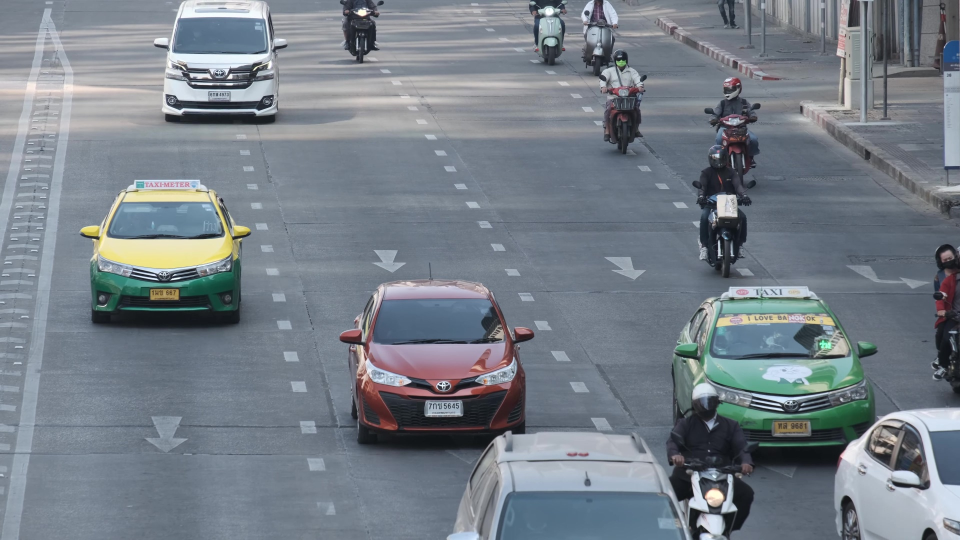
#> input picture spatial_information/input.jpg, 1920 x 1080 px (shown at 1/2 size)
$ python sobel_operator_square.py
#> lines starting #> are read from the running program, lines starting #| are printed output that depends on the picture
import argparse
import time

import cv2
import math
import os
import csv
import numpy as np
import matplotlib.pyplot as plt
from skimage.color import rgb2gray
from scipy import ndimage
from PIL import Image
from statistics import mean


def edges_detection(img_path, square_x, square_y):
#> called with img_path = './input.jpg', square_x = 80, square_y = 40
    max_sum = 0
    mean_sum = 0
    root_mean_square_sum = 0
    standard_deviation_sum = 0

    inImg = Image.open(img_path)
#> inImg is the input picture: PIL image 1920x1080 RGB; mean R, G, B 117.9, 126.4, 135.4
    #img must be grayscaled
    img_gray = rgb2gray(inImg)
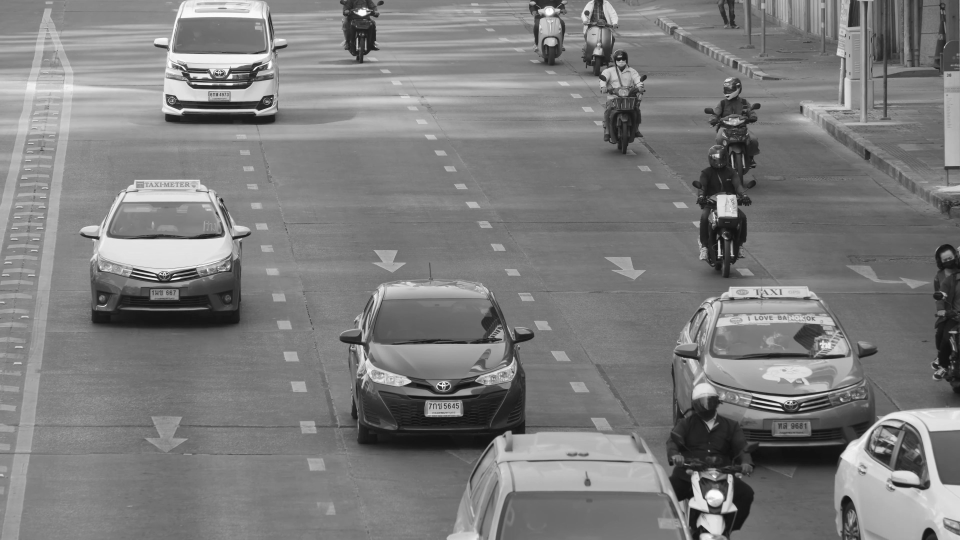
#> img_gray: shape (1080, 1920) float64 (shown at 1/2 size); min 0.0572, max 1, mean 0.491

    csvfile = open('SI_square.csv',mode='w',newline='')
    fieldnames = ['x', 'y', 'max', 'mean', 'root_mean_square', 'standard_deviation']
    write = csv.DictWriter(csvfile, fieldnames=fieldnames)

    for x in range(0, img_gray.shape[1]+1-square_x, 10):
        for y in range(0, img_gray.shape[0]+1-square_y, 10):
            img_square=img_gray[y:y+square_y, x:x+square_x]

            #partial derivative of x_axis
            dx = ndimage.sobel(img_square,1)
            dy = ndimage.sobel(img_square,0)
            #magnitude
            mag = np.hypot(dx,dy)
            max = np.max(mag)
            mean = np.mean(mag)
            root_mean_square = math.sqrt(np.mean(np.power(mag, 2)))
            standard_deviation = math.sqrt(np.mean(np.power(mag, 2))-np.power(mean, 2))

            max_sum+=max
            mean_sum+=mean
            root_mean_square_sum+=root_mean_square
            standard_deviation_sum+=standard_deviation

            write.writerow({'x':x, 'y':y, 'max':max, 'mean':mean, 'root_mean_square':root_mean_square, 'standard_deviation':standard_deviation})
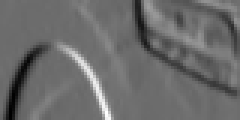
#> dx: shape (40, 80) float64 (shown 3 times larger); min -1.33, max 1.8, mean -0.0124; drawn with min black and max white
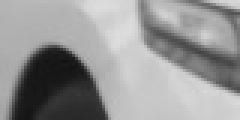
#> img_square: shape (40, 80) float64 (shown 3 times larger); min 0.0782, max 0.871, mean 0.587
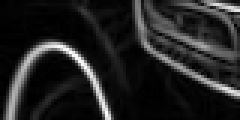
#> mag: shape (40, 80) float64 (shown 3 times larger); min 0, max 1.91, mean 0.264; drawn with min black and max white
#> after the loop, max_sum = 22134.5; mean_sum = 2732; root_mean_square_sum = 4374.5; standard_deviation_sum = 3361.9

# main函数内使用
def edges_detection_square(img_path, square_x, square_y, step):
    inImg = Image.open(img_path)
    # img must be grayscaled
    img_gray = rgb2gray(inImg)

    list = []
    start_time = time.time()

    for x in range(0, img_gray.shape[1]+1-square_x, step):
        for y in range(0, img_gray.shape[0]+1-square_y, step):
            img_square=img_gray[y:y+square_y, x:x+square_x]

            # partial derivative of x_axis
            dx = ndimage.sobel(img_square, 1)
            dy = ndimage.sobel(img_square, 0)
            # magnitude
            mag = np.hypot(dx, dy)
            max = np.max(mag)
            mean = np.mean(mag)
            root_mean_square = math.sqrt(np.mean(np.power(mag, 2)))
            standard_deviation = math.sqrt(np.mean(np.power(mag, 2)) - np.power(mean, 2))

            list.append([x, y, max, mean, root_mean_square, standard_deviation])

    end_time = time.time()

    return list, end_time - start_time

def plot_res(img,mag):
    figure = plt.figure()
    figure.add_subplot(211)
    plt.xticks([]), plt.yticks([])
    plt.imshow(img)
        # plt.show()
    figure.add_subplot(212)
    plt.xticks([]), plt.yticks([])
    plt.imshow(mag)
    plt.show()

if __name__ == "__main__":
    parser = argparse.ArgumentParser()
    parser.add_argument('-input', type=str, default = './input.jpg')
    parser.add_argument('-x', type=int, default = 80)
    parser.add_argument('-y', type=int, default = 40)
    args = parser.parse_args()
    edges_detection(args.input, args.x, args.y)
    # input_img = cv2.imread(args.input)
    # output_img = edges_detection(input_img)
    # plot_res(input_img, output_img)

$ run again, with spatial_information/418.jpg copied over spatial_information/input.jpg
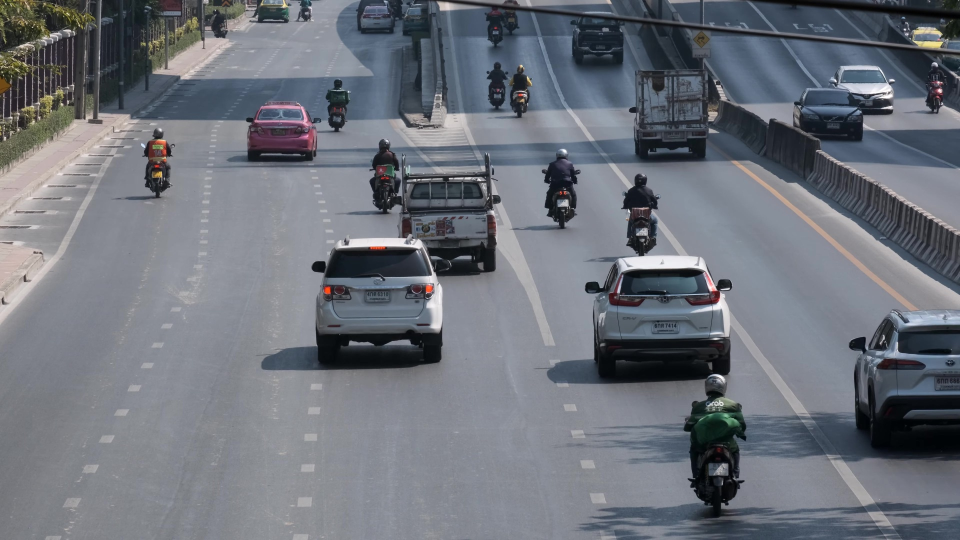
#> input picture spatial_information/418.jpg, 1920 x 1080 px (shown at 1/2 size)
#> in edges_detection, inImg is the input picture: PIL image 1920x1080 RGB; mean R, G, B 109.4, 113.8, 122.3
#> after the loop in edges_detection, `for x in range(0, img_gray.shape[1]+1-square_x, 10):`:
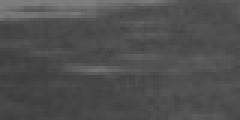
#> img_square: shape (40, 80) float64 (shown 3 times larger); min 0.225, max 0.498, mean 0.313
#> after the loop in edges_detection, `for x in range(0, img_gray.shape[1]+1-square_x, 10):`:
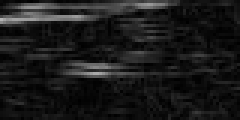
#> mag: shape (40, 80) float64 (shown 3 times larger); min 0, max 0.708, mean 0.103
#> after the loop in edges_detection, `for x in range(0, img_gray.shape[1]+1-square_x, 10):`: max_sum = 21530.4; mean_sum = 2339.1; root_mean_square_sum = 3982.7; standard_deviation_sum = 3166.4

$ run again, with spatial_information/614.jpg copied over spatial_information/input.jpg
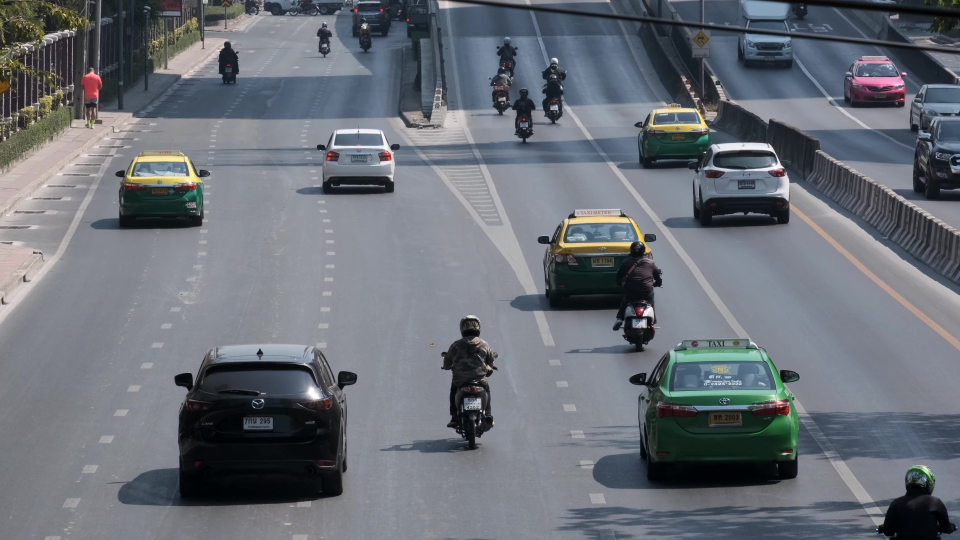
#> input picture spatial_information/614.jpg, 1920 x 1080 px (shown at 1/2 size)
#> in edges_detection, inImg is the input picture: PIL image 1920x1080 RGB; mean R, G, B 105.9, 111, 118.8
#> after the loop in edges_detection, `for x in range(0, img_gray.shape[1]+1-square_x, 10):`:
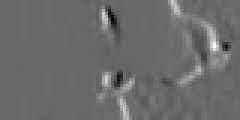
#> dx: shape (40, 80) float64 (shown 3 times larger); min -0.945, max 1.37, mean 0.0297; drawn with min black and max white
#> after the loop in edges_detection, `for x in range(0, img_gray.shape[1]+1-square_x, 10):`:
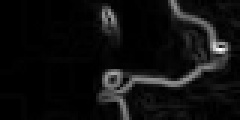
#> mag: shape (40, 80) float64 (shown 3 times larger); min 0, max 1.69, mean 0.102; drawn with min black and max white
#> after the loop in edges_detection, `for x in range(0, img_gray.shape[1]+1-square_x, 10):`: max_sum = 22257; mean_sum = 2349.3; root_mean_square_sum = 4101.9; standard_deviation_sum = 3311.9
